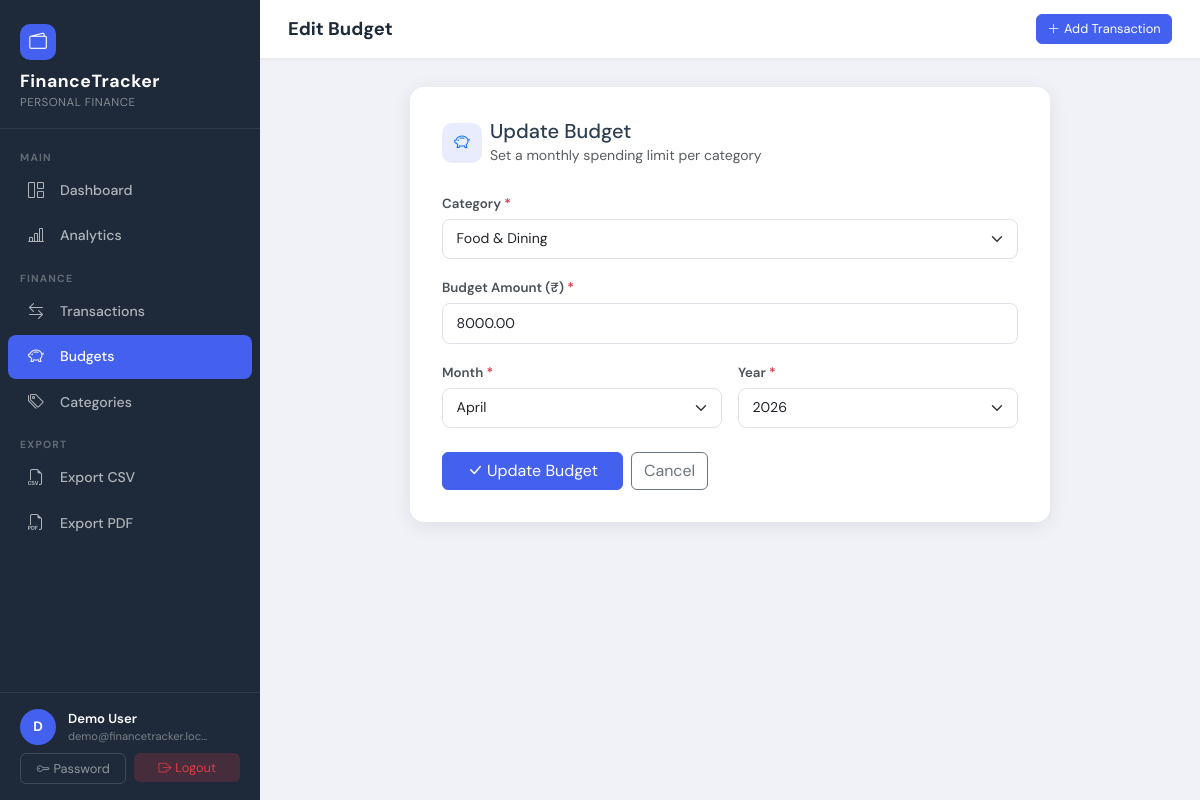
Screenshot of /budgets/1/edit/ (signed in) with the database file from the repository.
### tracker/models.py (models this page shows, shortened)
class Budget(models.Model):
    user      = models.ForeignKey(
                    User,
                    on_delete=models.CASCADE,
                    related_name='budgets'
                )
    category  = models.ForeignKey(
                    Category,
                    on_delete=models.CASCADE,
                    related_name='budgets'
                )
    amount    = models.DecimalField(
                    max_digits=12,
                    decimal_places=2,
                    validators=[MinValueValidator(Decimal('0.01'))],
                    help_text="Monthly budget limit (must be > 0)"
                )
    month     = models.PositiveSmallIntegerField(
                    help_text="Month number 1–12"
                )
    year      = models.PositiveSmallIntegerField(
                    help_text="4-digit year, e.g. 2024"
                )
    warning_sent  = models.BooleanField(default=False)
    critical_sent = models.BooleanField(default=False)
    created_at = models.DateTimeField(auto_now_add=True)
    updated_at = models.DateTimeField(auto_now=True)
    class Meta:
        ordering = ['-year', '-month', 'category__name']
        constraints = [
            models.UniqueConstraint(
                fields=['user', 'category', 'month', 'year'],
                name='unique_budget_per_category_month_year'
            ),
        ]

### tracker/views/budget_views.py (the view, shortened to what this page needs)
# urls.py: path('budgets/<int:pk>/edit/',   BudgetUpdateView.as_view(), name='budget_edit'),
class BudgetUpdateView(LoginRequiredMixin, UpdateView):
    model         = Budget
    form_class    = BudgetForm
    template_name = 'tracker/budgets/form.html'
    success_url   = reverse_lazy('tracker:budget_list')
    def get_queryset(self):
        return Budget.objects.filter(user=self.request.user)
    def get_form_kwargs(self):
        kwargs = super().get_form_kwargs()
        kwargs['user'] = self.request.user
        return kwargs
    def get_context_data(self, **kwargs):
        ctx = super().get_context_data(**kwargs)
        ctx['page_title'] = 'Edit Budget'
        ctx['action']     = 'Update'
        return ctx

### tracker/forms.py (shortened to what this page needs)
class BudgetForm(BootstrapMixin, forms.ModelForm):
    month = forms.ChoiceField(choices=MONTH_CHOICES)
    year  = forms.ChoiceField(choices=YEAR_CHOICES)
    class Meta:
        model  = Budget
        fields = ('category', 'amount', 'month', 'year')
    def __init__(self, *args, user=None, **kwargs):
        super().__init__(*args, **kwargs)
        self.user = user
        if user:
            self.fields['category'].queryset = Category.get_for_user(user)
        self.fields['category'].empty_label  = '— Select category —'
        self.fields['amount'].widget.attrs['min']  = '0.01'
        self.fields['amount'].widget.attrs['step'] = '0.01'
        today = date.today()
        self.fields['month'].initial = today.month
        self.fields['year'].initial  = today.year

### tracker/models.py (called while the page is built)
    def __str__(self):
        return self.name

    @classmethod
    def get_for_user(cls, user):
        return cls.objects.filter(
            models.Q(is_predefined=True) | models.Q(user=user)
        )

### tracker/templates/tracker/budgets/form.html (shortened to what this page needs)
{% extends "base.html" %}
{% block content %}
<div class="form-card mx-auto">
  <div class="d-flex align-items-center gap-2 mb-4">
    <div style="width:40px;height:40px;background:rgba(67,97,238,.12);border-radius:10px;display:flex;align-items:center;justify-content:center;">
      <i class="bi bi-piggy-bank text-primary"></i>
    </div>
    <div>
      <h5 class="mb-0 fw-700">{{ action }} Budget</h5>
      <small class="text-muted">Set a monthly spending limit per category</small>
    </div>
  </div>
  <form method="post" novalidate>
    <div class="mb-3">
      <label class="form-label">Category <span class="text-danger">*</span></label>
      {{ form.category }}
    </div>
    <div class="mb-3">
      <label class="form-label">Budget Amount (₹) <span class="text-danger">*</span></label>
      {{ form.amount }}
    </div>
    <div class="row g-3 mb-4">
      <div class="col-sm-6">
        <label class="form-label">Month <span class="text-danger">*</span></label>
        {{ form.month }}
      </div>
      <div class="col-sm-6">
        <label class="form-label">Year <span class="text-danger">*</span></label>
        {{ form.year }}
      </div>
    </div>
    <div class="d-flex gap-2">
      <button type="submit" class="btn btn-primary px-4">
        <i class="bi bi-check-lg me-1"></i>{{ action }} Budget
      </button>
      <a href="{% url 'tracker:budget_list' %}" class="btn btn-outline-secondary">Cancel</a>
    </div>
  </form>
</div>
{% endblock %}

### templates/base.html (shortened to what this page needs)
{% load static %}{% load finance_tags %}<!DOCTYPE html>
<html lang="en">
<head>
  <link href="https://cdn.jsdelivr.net/npm/bootstrap@5.3.3/dist/css/bootstrap.min.css" rel="stylesheet">
  <link href="https://cdn.jsdelivr.net/npm/bootstrap-icons@1.11.3/font/bootstrap-icons.min.css" rel="stylesheet">
  <link href="{% static 'css/main.css' %}" rel="stylesheet">
</head>
<body>
<div class="app-wrapper">
  <nav class="sidebar" id="sidebar">
    <div class="brand">
      <div class="brand-icon"><i class="bi bi-wallet2"></i></div>
      <div class="brand-name">FinanceTracker</div>
      <div class="brand-sub">Personal Finance</div>
    </div>
    <ul class="sidebar-nav list-unstyled">
      <li class="nav-section">Main</li>
      <li class="nav-item">
        <a href="{% url 'tracker:dashboard' %}" class="nav-link">
          <i class="bi bi-grid-1x2"></i> Dashboard
        </a>
      </li>
      <li class="nav-item">
        <a href="{% url 'tracker:analytics' %}" class="nav-link">
          <i class="bi bi-bar-chart-line"></i> Analytics
        </a>
      </li>
      <li class="nav-section mt-2">Finance</li>
      <li class="nav-item">
        <a href="{% url 'tracker:transaction_list' %}" class="nav-link">
          <i class="bi bi-arrow-left-right"></i> Transactions
        </a>
      </li>
      <li class="nav-item">
        <a href="{% url 'tracker:budget_list' %}" class="nav-link">
          <i class="bi bi-piggy-bank"></i> Budgets
        </a>
      </li>
      <li class="nav-item">
        <a href="{% url 'tracker:category_list' %}" class="nav-link">
          <i class="bi bi-tags"></i> Categories
        </a>
      </li>
      <li class="nav-section mt-2">Export</li>
      <li class="nav-item">
        <a href="{% url 'tracker:export_csv' %}" class="nav-link">
          <i class="bi bi-filetype-csv"></i> Export CSV
        </a>
      </li>
      <li class="nav-item">
        <a href="{% url 'tracker:export_pdf' %}" class="nav-link">
          <i class="bi bi-filetype-pdf"></i> Export PDF
        </a>
      </li>
    </ul>
    <div class="sidebar-footer">
      <div class="user-info">
        <div class="avatar">{{ request.user.username|first|upper }}</div>
        <div>
          <div class="user-name">{{ request.user.get_full_name|default:request.user.username }}</div>
          <div class="user-email">{{ request.user.email }}</div>
        </div>
      </div>
      <div class="mt-2 d-flex gap-2">
        <a href="{% url 'auth:password_change' %}" class="btn btn-sm btn-outline-secondary w-50" style="color:rgba(255,255,255,.5);border-color:rgba(255,255,255,.15);">
          <i class="bi bi-key me-1"></i>Password
        </a>
        <form method="post" action="{% url 'auth:logout' %}" class="w-50">
          <button type="submit" class="btn btn-sm w-100" style="background:rgba(230,57,70,.2);color:#e63946;border:none;">
            <i class="bi bi-box-arrow-right me-1"></i>Logout
          </button>
        </form>
      </div>
    </div>
  </nav>
  <div class="main-content">
    <div class="topbar">
      <div class="d-flex align-items-center gap-3">
        <h1 class="page-heading">{% block page_heading %}{{ page_title|default:"Dashboard" }}{% endblock %}</h1>
      </div>
      <div class="topbar-actions">
        <a href="{% url 'tracker:transaction_create' %}" class="btn btn-primary btn-sm">
          <i class="bi bi-plus-lg me-1"></i>Add Transaction
        </a>
      </div>
    </div>
    <div class="page-body">
      {% block content %}{% endblock %}
    </div>
  </div>
</div>
</body>
</html>

### static/css/main.css (style rules this page uses)
:root { --ft-primary: #4361ee; --ft-secondary: #3a0ca3; --ft-success: #2dc653; --ft-danger: #e63946; --ft-warning: #f77f00; --ft-info: #4cc9f0; --ft-dark: #1e2a3a; --ft-sidebar-bg: #1e2a3a; --ft-sidebar-w: 260px; --ft-card-radius: 14px; --ft-shadow: 0 4px 20px rgba(0,0,0,.08); --ft-font: 'DM Sans', 'Segoe UI', system-ui, sans-serif; }
* { box-sizing: border-box; }
body { font-family: var(--ft-font); background: #f0f2f8; color: #2c3e50; min-height: 100vh; }
.app-wrapper { display: flex; min-height: 100vh; }
.sidebar { width: var(--ft-sidebar-w); background: var(--ft-sidebar-bg); position: fixed; top: 0; left: 0; height: 100vh; overflow-y: auto; z-index: 1000; transition: transform .3s ease; display: flex; flex-direction: column; }
.sidebar .brand { padding: 1.5rem 1.25rem 1rem; border-bottom: 1px solid rgba(255,255,255,.08); }
.sidebar .brand-name { font-size: 1.1rem; font-weight: 700; color: #fff; letter-spacing: .5px; }
.sidebar .brand-sub { font-size: .72rem; color: rgba(255,255,255,.45); letter-spacing: .5px; text-transform: uppercase; }
.sidebar .brand-icon { width: 36px; height: 36px; background: var(--ft-primary); border-radius: 10px; display: flex; align-items: center; justify-content: center; font-size: 1.1rem; color: #fff; margin-bottom: .5rem; }
.sidebar-nav { flex: 1; padding: 1rem 0; }
.sidebar-nav .nav-section { padding: .35rem 1.25rem .1rem; font-size: .65rem; font-weight: 700; letter-spacing: 1.2px; text-transform: uppercase; color: rgba(255,255,255,.3); }
.sidebar-nav .nav-item { margin: .12rem 0; }
.sidebar-nav .nav-link { display: flex; align-items: center; gap: .75rem; padding: .6rem 1.25rem; border-radius: 8px; margin: 0 .5rem; color: rgba(255,255,255,.65); font-size: .88rem; font-weight: 500; text-decoration: none; transition: all .2s; }
.sidebar-nav .nav-link:hover, .sidebar-nav .nav-link.active { background: rgba(67, 97, 238, .2); color: #fff; }
.sidebar-nav .nav-link.active { background: var(--ft-primary); color: #fff; }
.sidebar-nav .nav-link i { font-size: 1rem; width: 20px; }
.sidebar-footer { padding: 1rem 1.25rem; border-top: 1px solid rgba(255,255,255,.08); }
.sidebar-footer .user-info { display: flex; align-items: center; gap: .75rem; }
.sidebar-footer .avatar { width: 36px; height: 36px; background: var(--ft-primary); border-radius: 50%; display: flex; align-items: center; justify-content: center; font-weight: 700; font-size: .85rem; color: #fff; flex-shrink: 0; }
.sidebar-footer .user-name { font-size: .82rem; font-weight: 600; color: #fff; }
.sidebar-footer .user-email { font-size: .7rem; color: rgba(255,255,255,.4); white-space: nowrap; overflow: hidden; text-overflow: ellipsis; max-width: 140px; }
.main-content { margin-left: var(--ft-sidebar-w); flex: 1; min-width: 0; transition: margin-left .3s; }
.topbar { background: #fff; padding: .85rem 1.75rem; border-bottom: 1px solid #e9ecef; display: flex; align-items: center; justify-content: space-between; position: sticky; top: 0; z-index: 900; box-shadow: 0 1px 4px rgba(0,0,0,.05); }
.topbar .page-heading { font-size: 1.15rem; font-weight: 700; color: #1e2a3a; margin: 0; }
.topbar .topbar-actions { display: flex; align-items: center; gap: .75rem; }
.page-body { padding: 1.75rem; }
.form-card { background: #fff; border-radius: var(--ft-card-radius); box-shadow: var(--ft-shadow); padding: 2rem; max-width: 640px; }
.form-label { font-size: .83rem; font-weight: 600; color: #495057; margin-bottom: .3rem; }
.form-control, .form-select { border-radius: 8px; border-color: #dee2e6; font-size: .88rem; padding: .55rem .85rem; transition: border-color .2s, box-shadow .2s; }
.btn-primary { background: var(--ft-primary); border-color: var(--ft-primary); }
.btn-sm { font-size: .8rem; padding: .3rem .65rem; border-radius: 6px; }

### rows the page displays
Budget: category "Food & Dining", amount "8000.00", month "April", year "2026"

### other values shown
{{ request.user.username|first|upper }} "D"
{{ request.user.get_full_name|default:request.user.username }} "Demo User"
{{ request.user.email }} "demo@financetracker.loc…"
{{ page_title|default:"Dashboard" }} "Edit Budget"
{{ action }} "Update"
